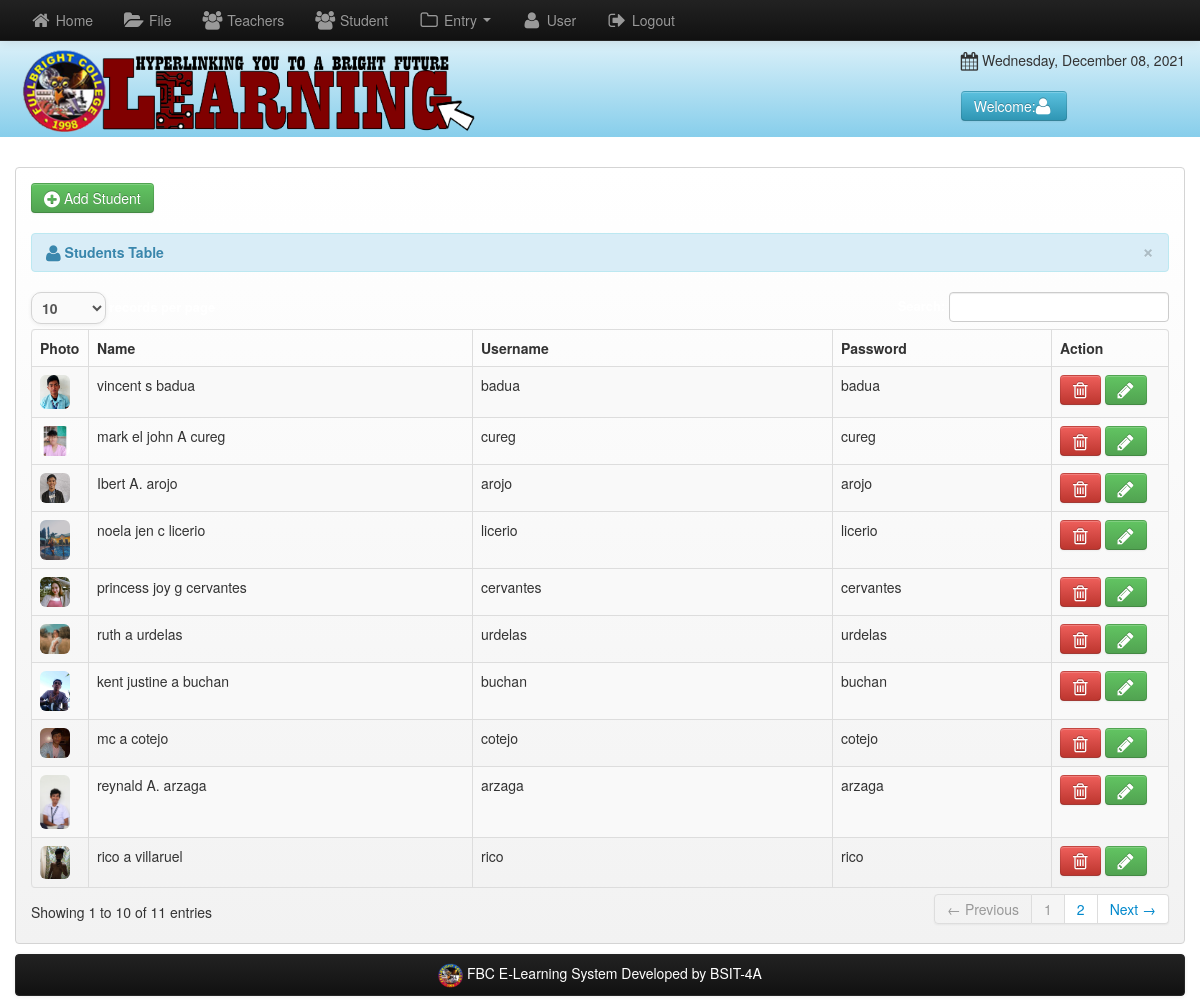
The page /admin/student.php (signed in) on the database its author committed.
### tables this page shows
CREATE TABLE `student` (
  `student_id` int(11) NOT NULL,
  `firstname` varchar(100) NOT NULL,
  `lastname` varchar(100) NOT NULL,
  `middle_name` varchar(100) NOT NULL,
  `cys` varchar(100) NOT NULL,
  `subject_id` varchar(100) NOT NULL,
  `teacher_id` int(11) NOT NULL,
  `username` varchar(100) NOT NULL,
  `password` varchar(100) NOT NULL,
  `location` varchar(100) NOT NULL
);

### admin/student.php (the view, shortened to what this page needs)
<?php include('header.php'); ?>
<body>
    <div class="row-fluid">
        <div class="span12">
            <?php include('navbar.php'); ?>
            <div class="container">
                <div class="row-fluid">
                    <div class="span12">
                        <div class="hero-unit-3">
                            <a href="add_student.php" class="btn btn-success"><i class="icon-plus-sign icon-large"></i>&nbsp;Add Student</a>
                            <br><br>
                            <table cellpadding="0" cellspacing="0" border="0" class="table table-striped table-bordered" id="example">
                                <div class="alert alert-info">
                                    <button type="button" class="close" data-dismiss="alert">&times;</button>
                                    <strong><i class="icon-user icon-large"></i>&nbsp;Students Table</strong>
                                </div>
                                <thead>
                                    <tr>
                                        <th>Photo</th>
                                        <th>Name</th>
                                        <th>Username</th>
                                        <th>Password</th>
                                        <th>Action</th>
                                    </tr>
                                </thead>
                                <tbody>
                                    <?php
                                    $query = mysqli_query($conn,"select * from student") or die(mysqli_error());
                                    while ($row = mysqli_fetch_array($query)) {
                                        $student_id = $row['student_id'];
                                        ?>
                                    <tr class="odd gradeX">
                                        <td width="40"><img  class="img-rounded" src="<?php echo $row['location']; ?>" height="50" width="30"></td>
                                        <td><?php echo $row['firstname'] . " " . $row['middle_name'] . " " . $row['lastname']; ?></td>
                                        <td><?php echo $row['username']; ?></td>
                                        <td><?php echo $row['password']; ?></td>
                                        <td width="100">
                                            <a rel="tooltip"  title="Delete Course" id="d<?php echo $student_id; ?>" href="#course_id<?php echo $student_id; ?>" role="button"  data-toggle="modal" class="btn btn-danger"><i class="icon-trash icon-large"></i></a>
                                            <a rel="tooltip"  title="Edit Course" id="e<?php echo $student_id; ?>" href="add_student.php?id=<?php echo $row['student_id'] ?>" class="btn btn-success"><i class="icon-pencil icon-large"></i></a>
                                        </td>
                                    </tr>
                                <?php } ?>
                                </tbody>
                            </table>
                        </div>
                    </div>
                </div>
                <?php include('footer.php'); ?>
            </div>
        </div>
</body>
</html>

### admin/header.php (shortened to what this page needs)
<!DOCTYPE html>
<html lang="en">
    <head>
        <link href="css/bootstrap.css" rel="stylesheet" type="text/css" media="screen">
        <link href="css/bootstrap-responsive.css" rel="stylesheet" type="text/css" media="screen">
        <link href="css/font-awesome.min.css" rel="stylesheet" type="text/css" media="screen">
        <link rel="stylesheet" type="text/css" href="css/DT_bootstrap.css">
    </head>
    <link rel="stylesheet" href="themes/default/default.css" type="text/css" media="screen" />
    <link rel="stylesheet" href="themes/light/light.css" type="text/css" media="screen" />
    <link rel="stylesheet" href="themes/dark/dark.css" type="text/css" media="screen" />
    <link rel="stylesheet" href="themes/bar/bar.css" type="text/css" media="screen" />
    <link rel="stylesheet" href="css/nivo-slider.css" type="text/css" media="screen" />

### admin/navbar.php (shortened to what this page needs)
<div class="navbar navbar-fixed-top navbar-inverse">
    <div class="navbar-inner">
        <div class="container">
            <div class="nav-collapse collapse">
                <ul class="nav">
                    <li><a href="home.php"><i class="icon-home icon-large"></i>&nbsp;Home</a></li>
                    <li><a href="file.php"><i class="icon-folder-open icon-large"></i>&nbsp;File</a></li>
                    <li><a href="teacher.php"><i class="icon-group  icon-large"></i>&nbsp;Teachers</a></li>
                    <li><a href="student.php"><i class="icon-group icon-large"></i>&nbsp;Student</a></li>
                    <li class="dropdown">
                        <a href="#" class="dropdown-toggle" data-toggle="dropdown">
                            <i class="icon-folder-close-alt icon-large"> </i>&nbsp;Entry
                            <b class="caret"></b>
                        </a>
                    </li>
                    <li><a href="user.php"><i class="icon-user icon-large"></i>&nbsp;User</a></li>
                    <li><a  href="#myModal" role="button"  data-toggle="modal"><i class="icon-signout icon-large"></i>&nbsp;Logout</a></li>
                </ul>
            </div>
        </div>
    </div>
</div>
<div class="hero-unit-header">
    <div class="container">
        <div class="row-fluid">
            <div class="span12">
                <div class="row-fluid">
                    <div class="span6">
                        <img src="images/head.png">
                    </div>
                    <div class="span6">
                        <div class="pull-right">
                            <i class="icon-calendar icon-large"></i>
                            <?php
                            $Today = date('y:m:d');
                            $new = date('l, F d, Y', strtotime($Today));
                            echo $new;
                            ?>
                            <br><br>
                            <?php $user_query=mysqli_query($conn,"select * from user where user_id='$session_id'")or die(mysqli_error());
                            $row=  mysqli_fetch_array($user_query);
                            ?>
                            <a href="" class="btn btn-info">Welcome:<i class="icon-user icon-large"></i>&nbsp;<?php echo $row['firstname']." ".$row['lastname']; ?></a>
                        </div>
                    </div>
                </div>
            </div>
        </div>
    </div>
</div>

### admin/footer.php (shortened to what this page needs)
<div class="navbar  navbar-inverse">
    <div class="navbar-inner">
        <div class="footerindex">
            <center><img width="25" height="25" src="img/logo.png">&nbsp;FBC E-Learning System Developed by BSIT-4A</center>
        </div>
    </div>
</div>
</div>

### rows shown on the page
student: location (picture), firstname "vincent", middle_name "s", lastname "badua", username "badua", password "badua"
student: location (picture), firstname "mark el john", middle_name "A", lastname "cureg", username "cureg", password "cureg"
student: location (picture), firstname "Ibert", middle_name "A.", lastname "arojo", username "arojo", password "arojo"
student: location (picture), firstname "noela jen", middle_name "c", lastname "licerio", username "licerio", password "licerio"
student: location (picture), firstname "princess joy", middle_name "g", lastname "cervantes", username "cervantes", password "cervantes"
student: location (picture), firstname "ruth", middle_name "a", lastname "urdelas", username "urdelas", password "urdelas"
student: location (picture), firstname "kent justine", middle_name "a", lastname "buchan", username "buchan", password "buchan"
student: location (picture), firstname "mc", middle_name "a", lastname "cotejo", username "cotejo", password "cotejo"
student: location (picture), firstname "reynald", middle_name "A.", lastname "arzaga", username "arzaga", password "arzaga"
student: location (picture), firstname "rico", middle_name "a", lastname "villaruel", username "rico", password "rico"
